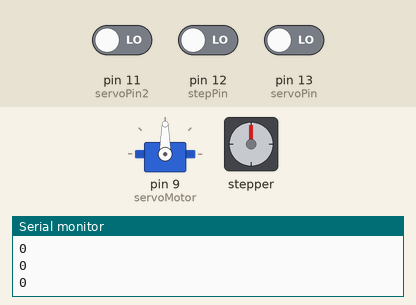
Simulated run of this sketch. Board: Arduino Uno, built with avr-gcc and run on an emulated ATmega328P. On the bench: servo, stepper motor, the last lines printed to the serial monitor. The test bench sets the inputs (shaded band); at power-on: pin 12 (stepPin) LOW, pin 13 (servoPin) LOW, pin 11 (servoPin2) LOW. Stepper angles assume 200 steps per turn.

Above: at 1.2 s.
1.3 s: pin 12 (stepPin) driven HIGH
4.3 s: pin 13 (servoPin) driven HIGH
At 4.52 s:
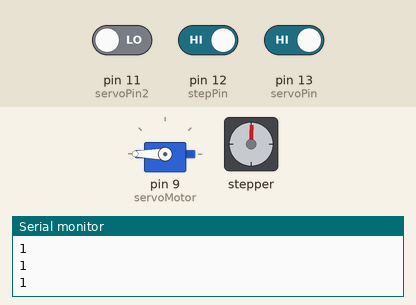
7.3 s: pin 11 (servoPin2) driven HIGH
At 7.55 s:
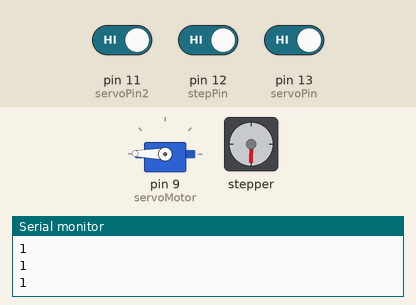
10.3 s: pin 11 (servoPin2) driven LOW
At 10.57 s:
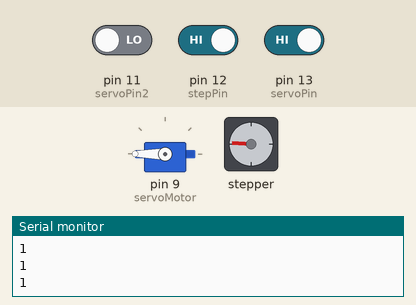
13.3 s: pin 11 (servoPin2) driven HIGH
At 13.61 s:
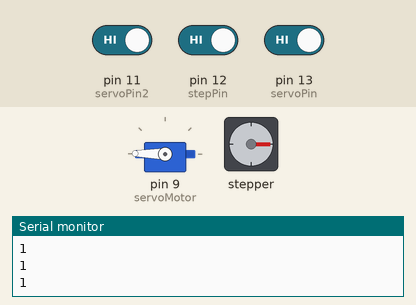
16.3 s: pin 12 (stepPin) driven LOW
At 17.28 s:
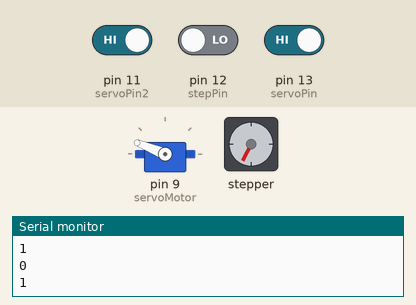
Timing chart, 0 to 22.4 s (numbered marks = the images above; inputs shaded):
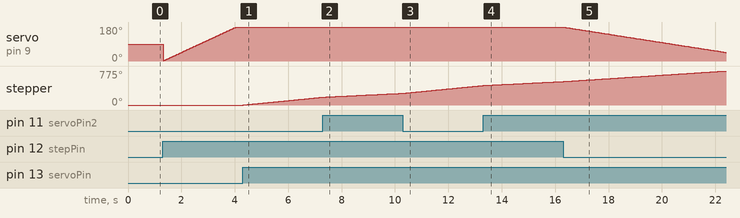

The sketch:

starting_with_this.ino
```cpp
#include <Wire.h>                   //stepper library 1
#include <Adafruit_MotorShield.h>  //stepper library 2
#include <Servo.h>                //servo library

int servoPin = 13;                                                     //Pin for the servo's switch, to the right
int stepPin = 12;                                                     //Pin for the stepper's switch.
int servoPin2 = 11;                                                  //Pin for the stepper's switch, to the left
Servo servoMotor;                                                   //instantiation of servo object
int pos = 0;                                                       //current position of servo
Adafruit_MotorShield AFMS = Adafruit_MotorShield();               //create the motor shield object with the default I2C address
Adafruit_StepperMotor *stepMotor = AFMS.getStepper(200, 2);      //conecting a stepper motor 200 steps per revolution to motor port #2


void setup() {

  pinMode(servoPin, INPUT);         // to initialize input from the servo's switch
  pinMode(stepPin, INPUT);
  //to initialize input from the stepper's switch

  Serial.begin(9600);                 //set up Serial library at 9600 bps
  AFMS.begin();                      //create with the default frequency 1.6KHz
  stepMotor->setSpeed(10);          //10rpm speed

  servoMotor.attach(9);           //attaching pin number to servo
}


void loop() {
  int servoVal = digitalRead(servoPin);        //reading servo switch off/on
  int servoVal2 = digitalRead(servoPin2);     //reading servo switch 2 off/on
  int stepVal = digitalRead(stepPin);        //reading stepper switch off/on
  Serial.println(stepVal);
  Serial.println(servoVal);

  if (servoVal == HIGH){                        //if switch on
      stepMotor->step(1, FORWARD, SINGLE);     //move stepper
      }

  if (stepVal == HIGH){                     //if switch on
      if (pos<180){                        //if the servo's position is less than 180 degrees
        pos +=1;                          //increment +1 to its position
        servoMotor.write(pos);
        delay(15);
      }
  }

  if (servoVal2== HIGH){                     //if switch 2 on
      if (pos>0){                           //if the servo's position is higher than 180 degrees
        pos -=1;                           //increment -1 to its posSition
        servoMotor.write(pos);
        delay(15);
      }
  }


}
```

Measured:
- after the input at 4.3 s, stepper: keeps turning clockwise at about 60°/s, starting at once
- after the input at 7.3 s, servo on pin 9 (servoMotor): 180° → 179° at once
- after the input at 10.3 s, servo on pin 9 (servoMotor): 179° → 180° after 0.07 s
- after the input at 13.3 s, servo on pin 9 (servoMotor): 180° → 179° at once
- after the input at 16.3 s, servo on pin 9 (servoMotor): moves from 179° to 45° over 6.0 s, starting after 0.06 s
